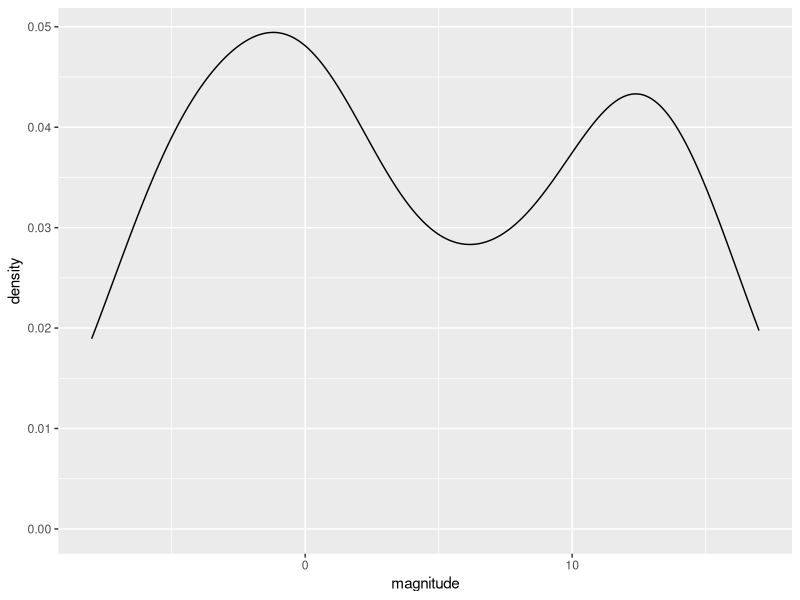
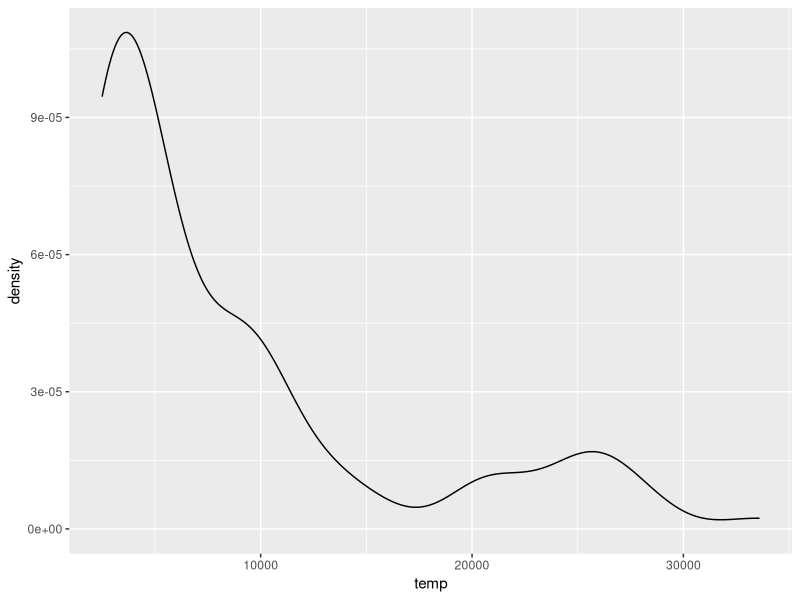
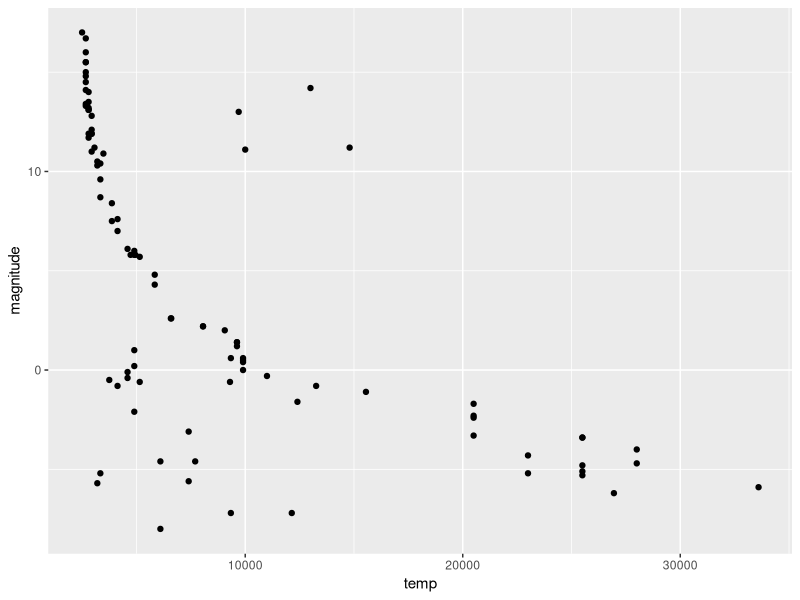
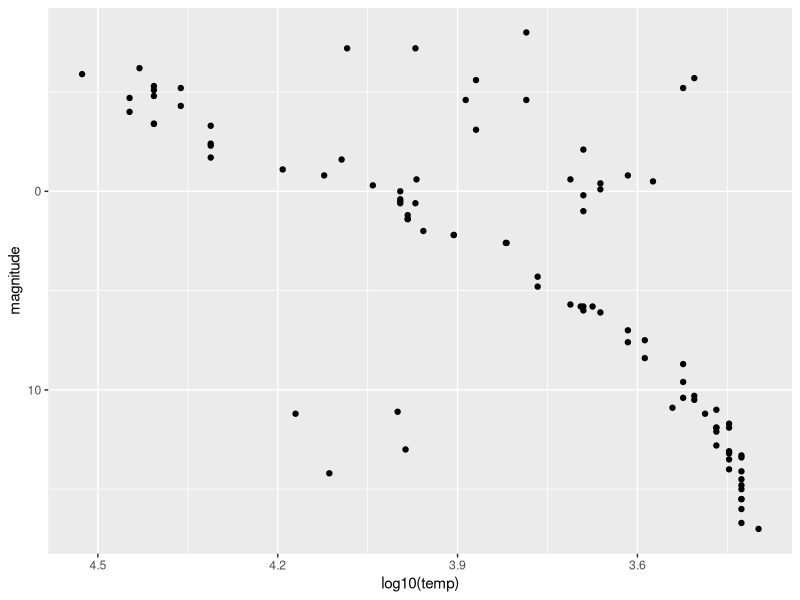
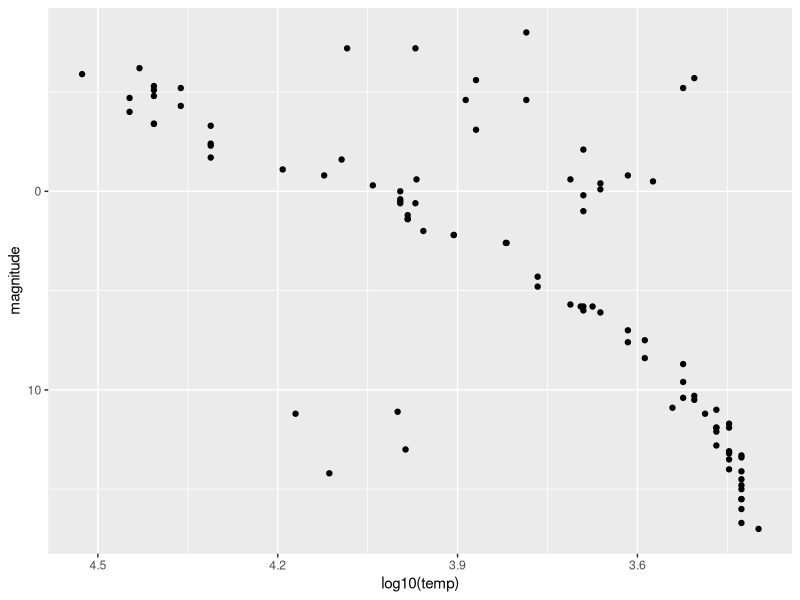
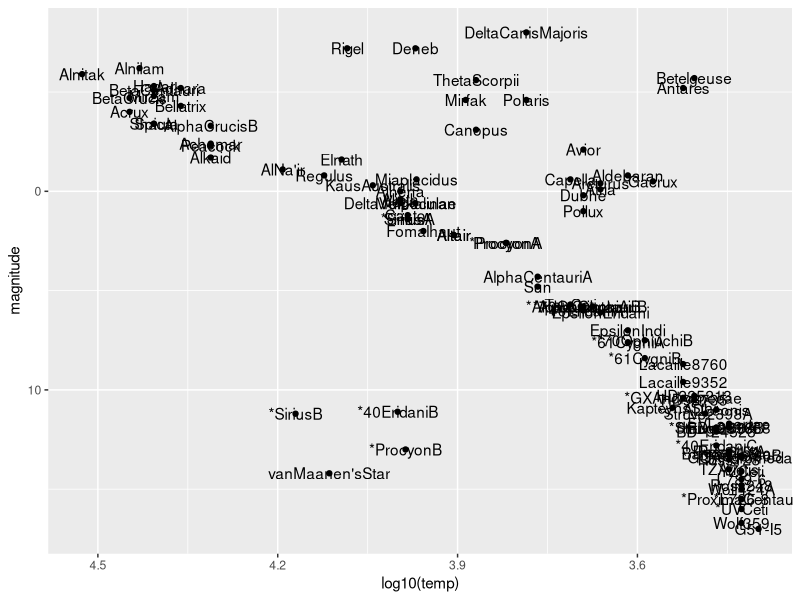
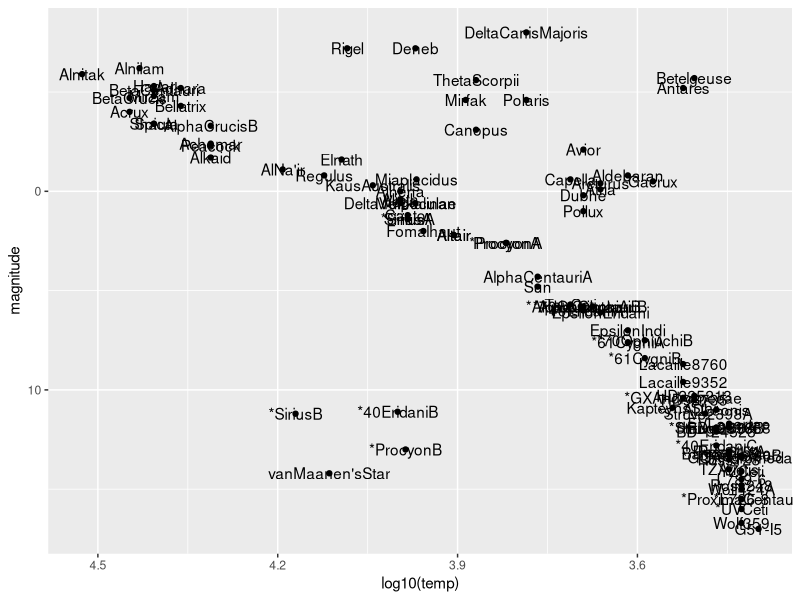
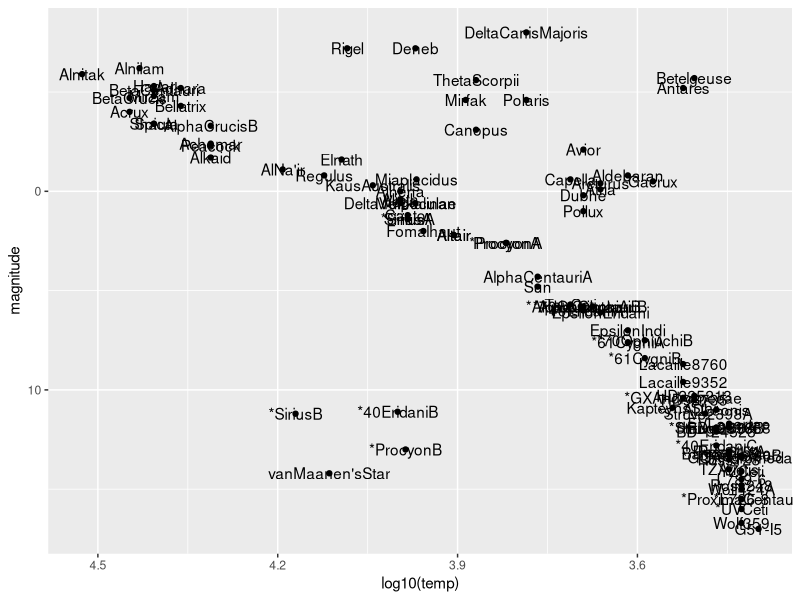

Recreate these plots in R, in order.
## ---- chunk 1
library(tidyverse)
library(dslabs)
data(stars)
options(digits = 3)   # report 3 significant digits

## ---- chunk 2
          mean(stars$magnitude)

## ---- chunk 3
          sd(stars$magnitude)

## ---- chunk 4
 stars %>%
    ggplot(aes(magnitude)) +
    geom_density()
## ---- chunk 5
stars %>%
    ggplot(aes(temp)) +
    geom_density()
        
## ---- chunk 6
 stars %>%
    ggplot(aes(temp, magnitude)) +
    geom_point()
        
## ---- chunk 7
          stars %>%
    ggplot(aes(log10(temp), magnitude)) +
    geom_point() +
    scale_x_reverse() +
    scale_y_reverse()
## ---- chunk 8
stars %>%
    ggplot(aes(log10(temp), magnitude)) +
    geom_point() +
    scale_x_reverse() +
    scale_y_reverse()
## ---- chunk 9

## ---- chunk 10
stars %>%
    ggplot(aes(log10(temp), magnitude)) +
    geom_point() +
    geom_text(aes(label = star)) +
    scale_x_reverse() +
    scale_y_reverse()
## ---- chunk 11
stars %>%
    ggplot(aes(log10(temp), magnitude)) +
    geom_point() +
    geom_text(aes(label = star)) +
    scale_x_reverse() +
    scale_y_reverse()
## ---- chunk 12
 stars %>%
    ggplot(aes(log10(temp), magnitude)) +
    geom_point() +
    geom_text(aes(label = star)) +
    scale_x_reverse() +
    scale_y_reverse()
## ---- chunk 13
stars %>%
    ggplot(aes(log10(temp), magnitude, col = type)) +
    geom_point() +
    scale_x_reverse() +
    scale_y_reverse()
## ---- chunk 14
stars %>%
    ggplot(aes(log10(temp), magnitude, col = type)) +
    geom_point() +
    scale_x_reverse() +
    scale_y_reverse()
        
## ---- chunk 15
stars %>%
    ggplot(aes(log10(temp), magnitude, col = type)) +
    geom_point() +
    scale_x_reverse() +
    scale_y_reverse()
